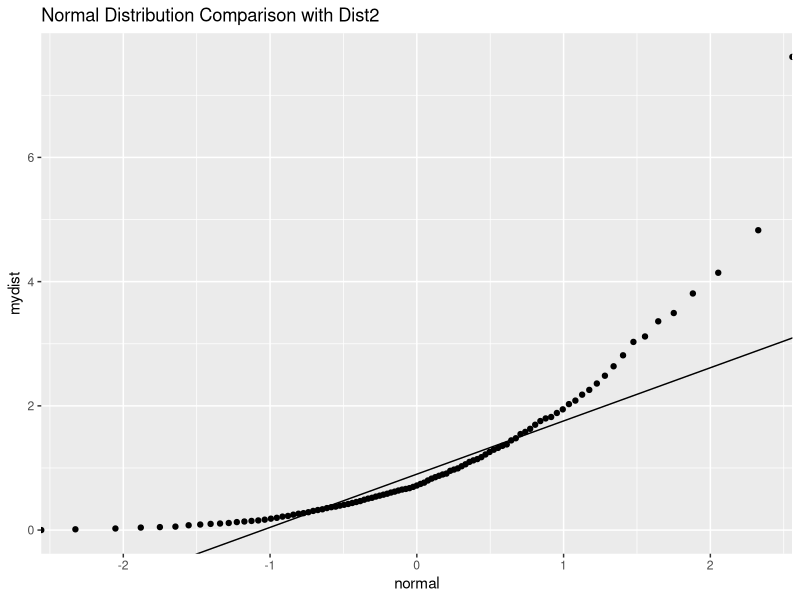
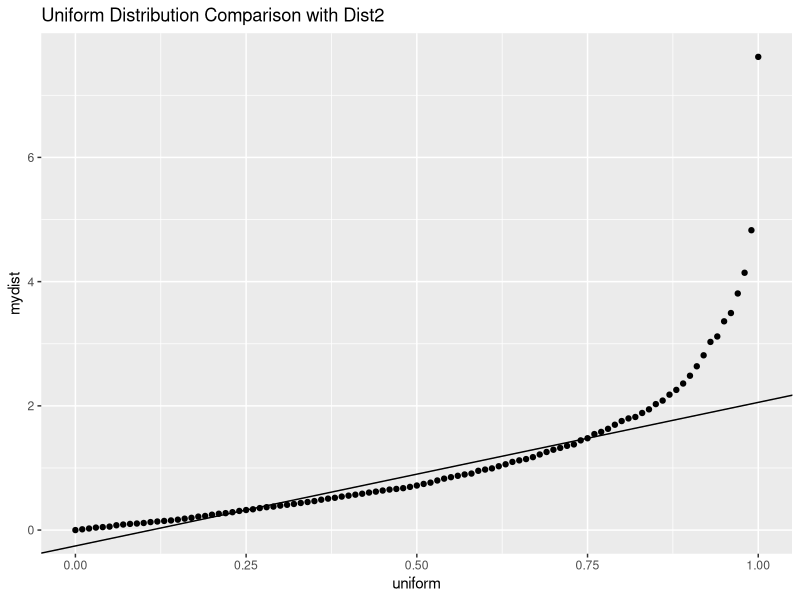
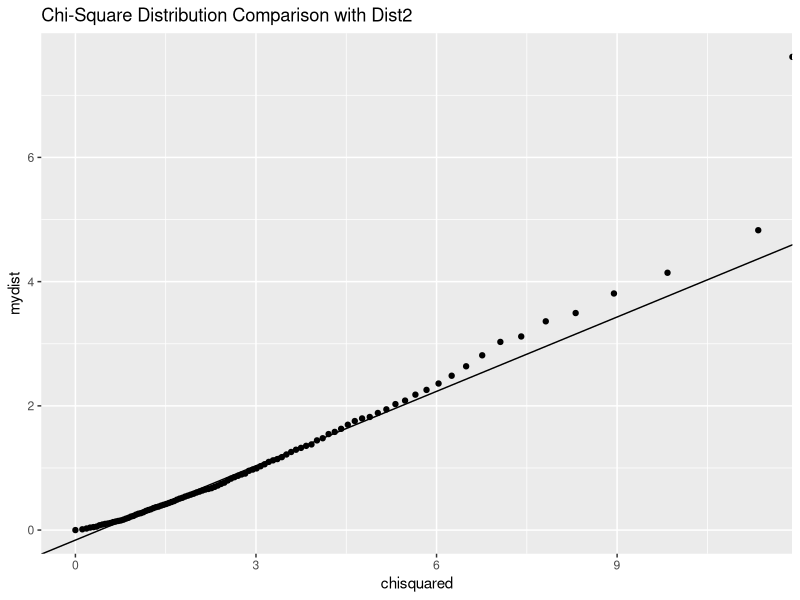

Write the R code that produced these figures, in order.
##### Chapter 1 Lab 3 (Dist2) --------------
#
# Creating QQ plots to determine data distribution
#
# Student name(s): Daniel Camacho
#
##### Answers =====================
#
# Choose from Normal, Chi-square, or Uniform
#
#  Dist2 is the NONE distribution
#
############## Setup --------------
# We will use tibbles, pipes, and ggplot
require(tidyverse)

#  "percents" is a list 
# of the quantiles we will use in the QQ plots
percents <- seq(from = 0, to = 1, by = 0.01)

qqnormline <- function(mydata){
  # this function takes a vector and returns the slope
  # and the intercept of a line through the point of the QQ plot
  # at the 25th-percentile and the 75th-percentile
  # using a normal distribution for the comparison
  pt1 <- c(qnorm(0.25), quantile(mydata, 0.25))
  pt2 <- c(qnorm(0.75), quantile(mydata, 0.75)) 
  m <- (pt1[[2]] - pt2[[2]])/(pt1[[1]] - pt2[[1]])
  b <- -pt1[[1]]*m + pt1[[2]]
  
  # To use the output, the slope is in element [[1]] and
  # the y-intercept is in element [[2]]
  return(c(m, b))
}

qqunifline <- function(mydata){
  # this function takes a vector and returns the slope
  # and the intercept of a line through the point of the QQ plot
  # at the 25th-percentile and the 75th-percentile
  # using a uniform distribution for the comparison
  pt1 <- c(qunif(0.25), quantile(mydata, 0.25))
  pt2 <- c(qunif(0.75), quantile(mydata, 0.75)) 
  m <- (pt1[[2]] - pt2[[2]])/(pt1[[1]] - pt2[[1]])
  b <- -pt1[[1]]*m + pt1[[2]]
  
  # To use the output, the slope is in element [[1]] and
  # the y-intercept is in element [[2]]
  return(c(m, b))
}

qqchisqline <- function(mydata){
  # this function takes a vector and returns the slope
  # and the intercept of a line through the point of the QQ plot
  # at the 25th-percentile and the 75th-percentile
  # using a chi-square distribution for the comparison
  pt1 <- c(qchisq(0.25, df = 3), quantile(mydata, 0.25))
  pt2 <- c(qchisq(0.75, df = 3), quantile(mydata, 0.75)) 
  m <- (pt1[[2]] - pt2[[2]])/(pt1[[1]] - pt2[[1]])
  b <- -pt1[[1]]*m + pt1[[2]]
  
  # To use the output, the slope is in element [[1]] and
  # the y-intercept is in element [[2]]
  return(c(m, b))
}

####### The Data ###############
# Read in the assignment data, look at its structure,
# and pick one of the columns to test by storing it in "x"
myDists <- read_csv("Ch 1/Lab 3/ISLR Chapter 1 Lab 3 QQ Plot Data.csv")

str(myDists)

########### Example 2: dist2 ##########
# Strip off the first column of myDists
x <- myDists$Dist2

######## Compare to normal  #########

# Create a tibble with three columns: 
#    (1) the percentages for each quantile
#    (2) quantiles of the normal distribution and
#    (3) quantiles of the data in question
mytib <- tibble(percents,
                normal = qnorm(percents),
                uniform = qunif(percents),
                chisquared = qchisq(percents, df = 3),
                mydist = quantile(x, percents))

# Calculate the line through the 25th and 75th
# quantile points on the QQ plot
linenorm <- qqnormline(x)
lineunif <- qqunifline(x)
linechisq <- qqchisqline(x)

# The QQ plot for normal - points and line
mytib %>% 
  ggplot() +
  geom_point(aes(x = normal, y = mydist)) +
  geom_abline(slope = linenorm[[1]], intercept = linenorm[[2]]) + 
  ggtitle("Normal Distribution Comparison with Dist2")

# The QQ plot for uniform - points and line
mytib %>% 
  ggplot() +
  geom_point(aes(x = uniform, y = mydist)) +
  geom_abline(slope = lineunif[[1]], intercept = lineunif[[2]]) + 
  ggtitle("Uniform Distribution Comparison with Dist2")

# The QQ plot for chi-squared - points and line
mytib %>% 
  ggplot() +
  geom_point(aes(x = chisquared, y = mydist)) +
  geom_abline(slope = linechisq[[1]], intercept = linechisq[[2]]) + 
  ggtitle("Chi-Square Distribution Comparison with Dist2")
